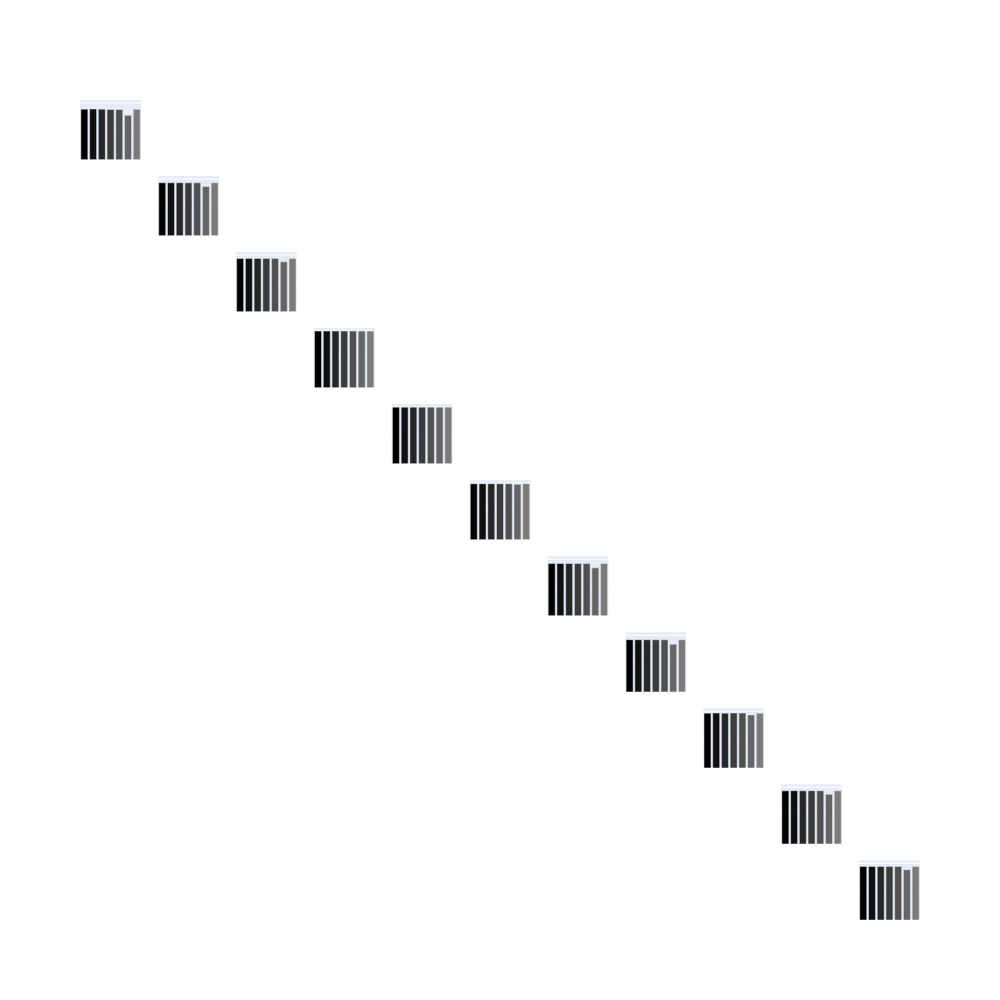

The code cell stored with this chart in its notebook:
### Code cell
fig = go.Figure()
fig = make_subplots(rows=11, cols=11, vertical_spacing=0.02, horizontal_spacing=0.02, shared_xaxes='all', shared_yaxes='all')

# define subplot size
fig.update_layout(width=1000, height=1000)

# iterate through rows and cols
for i in range(1, 12):
    fig.add_trace(go.Bar(x = df_perf_meta.columns, y = df_perf_meta.iloc[i-1], marker_color=px.colors.sequential.gray, 
                name = f'meta_model_{algo[i-1]}'), row=i, col=i)
    # remove legend and x axes labels
    fig.update_layout(showlegend=False)
    fig.update_xaxes(showticklabels=False)
    fig.update_yaxes(showticklabels=False)
    

fig.show()

### Figure 1 — Plotly figure (JSON) as saved in the notebook; plotly's stock layout.template omitted (floating-point values rounded to 4 significant figures)
{"data": [{"marker": {"color": ["rgb(0, 0, 0)", "rgb(16, 16, 16)", "rgb(38, 38, 38)", "rgb(59, 59, 59)", "rgb(81, 80, 80)", "rgb(102, 101, 101)", "rgb(124, 123, 122)", "rgb(146, 146, 145)", "rgb(171, 171, 170)", "rgb(197, 197, 195)", "rgb(224, 224, 223)", "rgb(254, 254, 253)"]}, "name": "meta_model_knn", "type": "bar", "x": ["mean_test_accuracy", "mean_test_precision_weighted", "mean_test_recall_weighted", "mean_test_roc_auc_ovo_weighted", "geometric_mean_score_weighted", "matthews_corrcoef", "f1_weighted"], "xaxis": "x", "y": [89.11, 89.41, 89.11, 88.58, 88.58, 78.24, 89.03], "yaxis": "y"}, {"marker": {"color": ["rgb(0, 0, 0)", "rgb(16, 16, 16)", "rgb(38, 38, 38)", "rgb(59, 59, 59)", "rgb(81, 80, 80)", "rgb(102, 101, 101)", "rgb(124, 123, 122)", "rgb(146, 146, 145)", "rgb(171, 171, 170)", "rgb(197, 197, 195)", "rgb(224, 224, 223)", "rgb(254, 254, 253)"]}, "name": "meta_model_svm", "type": "bar", "x": ["mean_test_accuracy", "mean_test_precision_weighted", "mean_test_recall_weighted", "mean_test_roc_auc_ovo_weighted", "geometric_mean_score_weighted", "matthews_corrcoef", "f1_weighted"], "xaxis": "x13", "y": [93.4, 93.4, 93.4, 93.29, 93.29, 86.68, 93.4], "yaxis": "y13"}, {"marker": {"color": ["rgb(0, 0, 0)", "rgb(16, 16, 16)", "rgb(38, 38, 38)", "rgb(59, 59, 59)", "rgb(81, 80, 80)", "rgb(102, 101, 101)", "rgb(124, 123, 122)", "rgb(146, 146, 145)", "rgb(171, 171, 170)", "rgb(197, 197, 195)", "rgb(224, 224, 223)", "rgb(254, 254, 253)"]}, "name": "meta_model_gnb", "type": "bar", "x": ["mean_test_accuracy", "mean_test_precision_weighted", "mean_test_recall_weighted", "mean_test_roc_auc_ovo_weighted", "geometric_mean_score_weighted", "matthews_corrcoef", "f1_weighted"], "xaxis": "x25", "y": [94.06, 94.07, 94.06, 94.07, 94.07, 88.05, 94.06], "yaxis": "y25"}, {"marker": {"color": ["rgb(0, 0, 0)", "rgb(16, 16, 16)", "rgb(38, 38, 38)", "rgb(59, 59, 59)", "rgb(81, 80, 80)", "rgb(102, 101, 101)", "rgb(124, 123, 122)", "rgb(146, 146, 145)", "rgb(171, 171, 170)", "rgb(197, 197, 195)", "rgb(224, 224, 223)", "rgb(254, 254, 253)"]}, "name": "meta_model_mlp", "type": "bar", "x": ["mean_test_accuracy", "mean_test_precision_weighted", "mean_test_recall_weighted", "mean_test_roc_auc_ovo_weighted", "geometric_mean_score_weighted", "matthews_corrcoef", "f1_weighted"], "xaxis": "x37", "y": [100, 100, 100, 100, 100, 100, 100], "yaxis": "y37"}, {"marker": {"color": ["rgb(0, 0, 0)", "rgb(16, 16, 16)", "rgb(38, 38, 38)", "rgb(59, 59, 59)", "rgb(81, 80, 80)", "rgb(102, 101, 101)", "rgb(124, 123, 122)", "rgb(146, 146, 145)", "rgb(171, 171, 170)", "rgb(197, 197, 195)", "rgb(224, 224, 223)", "rgb(254, 254, 253)"]}, "name": "meta_model_lr", "type": "bar", "x": ["mean_test_accuracy", "mean_test_precision_weighted", "mean_test_recall_weighted", "mean_test_roc_auc_ovo_weighted", "geometric_mean_score_weighted", "matthews_corrcoef", "f1_weighted"], "xaxis": "x49", "y": [100, 100, 100, 100, 100, 100, 100], "yaxis": "y49"}, {"marker": {"color": ["rgb(0, 0, 0)", "rgb(16, 16, 16)", "rgb(38, 38, 38)", "rgb(59, 59, 59)", "rgb(81, 80, 80)", "rgb(102, 101, 101)", "rgb(124, 123, 122)", "rgb(146, 146, 145)", "rgb(171, 171, 170)", "rgb(197, 197, 195)", "rgb(224, 224, 223)", "rgb(254, 254, 253)"]}, "name": "meta_model_lda", "type": "bar", "x": ["mean_test_accuracy", "mean_test_precision_weighted", "mean_test_recall_weighted", "mean_test_roc_auc_ovo_weighted", "geometric_mean_score_weighted", "matthews_corrcoef", "f1_weighted"], "xaxis": "x61", "y": [99.01, 99.01, 99.01, 98.97, 98.97, 98, 99.01], "yaxis": "y61"}, {"marker": {"color": ["rgb(0, 0, 0)", "rgb(16, 16, 16)", "rgb(38, 38, 38)", "rgb(59, 59, 59)", "rgb(81, 80, 80)", "rgb(102, 101, 101)", "rgb(124, 123, 122)", "rgb(146, 146, 145)", "rgb(171, 171, 170)", "rgb(197, 197, 195)", "rgb(224, 224, 223)", "rgb(254, 254, 253)"]}, "name": "meta_model_qda", "type": "bar", "x": ["mean_test_accuracy", "mean_test_precision_weighted", "mean_test_recall_weighted", "mean_test_roc_auc_ovo_weighted", "geometric_mean_score_weighted", "matthews_corrcoef", "f1_weighted"], "xaxis": "x73", "y": [92.41, 92.43, 92.41, 92.2, 92.2, 84.7, 92.4], "yaxis": "y73"}, {"marker": {"color": ["rgb(0, 0, 0)", "rgb(16, 16, 16)", "rgb(38, 38, 38)", "rgb(59, 59, 59)", "rgb(81, 80, 80)", "rgb(102, 101, 101)", "rgb(124, 123, 122)", "rgb(146, 146, 145)", "rgb(171, 171, 170)", "rgb(197, 197, 195)", "rgb(224, 224, 223)", "rgb(254, 254, 253)"]}, "name": "meta_model_rf", "type": "bar", "x": ["mean_test_accuracy", "mean_test_precision_weighted", "mean_test_recall_weighted", "mean_test_roc_auc_ovo_weighted", "geometric_mean_score_weighted", "matthews_corrcoef", "f1_weighted"], "xaxis": "x85", "y": [92.08, 92.08, 92.08, 92.02, 92.02, 84.03, 92.08], "yaxis": "y85"}, {"marker": {"color": ["rgb(0, 0, 0)", "rgb(16, 16, 16)", "rgb(38, 38, 38)", "rgb(59, 59, 59)", "rgb(81, 80, 80)", "rgb(102, 101, 101)", "rgb(124, 123, 122)", "rgb(146, 146, 145)", "rgb(171, 171, 170)", "rgb(197, 197, 195)", "rgb(224, 224, 223)", "rgb(254, 254, 253)"]}, "name": "meta_model_et", "type": "bar", "x": ["mean_test_accuracy", "mean_test_precision_weighted", "mean_test_recall_weighted", "mean_test_roc_auc_ovo_weighted", "geometric_mean_score_weighted", "matthews_corrcoef", "f1_weighted"], "xaxis": "x97", "y": [96.7, 96.85, 96.7, 96.91, 96.91, 93.51, 96.71], "yaxis": "y97"}, {"marker": {"color": ["rgb(0, 0, 0)", "rgb(16, 16, 16)", "rgb(38, 38, 38)", "rgb(59, 59, 59)", "rgb(81, 80, 80)", "rgb(102, 101, 101)", "rgb(124, 123, 122)", "rgb(146, 146, 145)", "rgb(171, 171, 170)", "rgb(197, 197, 195)", "rgb(224, 224, 223)", "rgb(254, 254, 253)"]}, "name": "meta_model_ab", "type": "bar", "x": ["mean_test_accuracy", "mean_test_precision_weighted", "mean_test_recall_weighted", "mean_test_roc_auc_ovo_weighted", "geometric_mean_score_weighted", "matthews_corrcoef", "f1_weighted"], "xaxis": "x109", "y": [93.73, 94.1, 93.73, 94.06, 94.06, 87.78, 93.74], "yaxis": "y109"}, {"marker": {"color": ["rgb(0, 0, 0)", "rgb(16, 16, 16)", "rgb(38, 38, 38)", "rgb(59, 59, 59)", "rgb(81, 80, 80)", "rgb(102, 101, 101)", "rgb(124, 123, 122)", "rgb(146, 146, 145)", "rgb(171, 171, 170)", "rgb(197, 197, 195)", "rgb(224, 224, 223)", "rgb(254, 254, 253)"]}, "name": "meta_model_gb", "type": "bar", "x": ["mean_test_accuracy", "mean_test_precision_weighted", "mean_test_recall_weighted", "mean_test_roc_auc_ovo_weighted", "geometric_mean_score_weighted", "matthews_corrcoef", "f1_weighted"], "xaxis": "x121", "y": [94.39, 94.39, 94.39, 94.31, 94.31, 88.68, 94.39], "yaxis": "y121"}], "layout": {"height": 1000, "showlegend": false, "width": 1000, "xaxis": {"anchor": "y", "domain": [0, 0.07273], "matches": "x111", "showticklabels": false}, "xaxis10": {"anchor": "y10", "domain": [0.8345, 0.9073], "matches": "x111", "showticklabels": false}, "xaxis100": {"anchor": "y100", "domain": [0, 0.07273], "matches": "x111", "showticklabels": false}, "xaxis101": {"anchor": "y101", "domain": [0.09273, 0.1655], "matches": "x111", "showticklabels": false}, "xaxis102": {"anchor": "y102", "domain": [0.1855, 0.2582], "matches": "x111", "showticklabels": false}, "xaxis103": {"anchor": "y103", "domain": [0.2782, 0.3509], "matches": "x111", "showticklabels": false}, "xaxis104": {"anchor": "y104", "domain": [0.3709, 0.4436], "matches": "x111", "showticklabels": false}, "xaxis105": {"anchor": "y105", "domain": [0.4636, 0.5364], "matches": "x111", "showticklabels": false}, "xaxis106": {"anchor": "y106", "domain": [0.5564, 0.6291], "matches": "x111", "showticklabels": false}, "xaxis107": {"anchor": "y107", "domain": [0.6491, 0.7218], "matches": "x111", "showticklabels": false}, "xaxis108": {"anchor": "y108", "domain": [0.7418, 0.8145], "matches": "x111", "showticklabels": false}, "xaxis109": {"anchor": "y109", "domain": [0.8345, 0.9073], "matches": "x111", "showticklabels": false}, "xaxis11": {"anchor": "y11", "domain": [0.9273, 1], "matches": "x111", "showticklabels": false}, "xaxis110": {"anchor": "y110", "domain": [0.9273, 1], "matches": "x111", "showticklabels": false}, "xaxis111": {"anchor": "y111", "domain": [0, 0.07273], "showticklabels": false}, "xaxis112": {"anchor": "y112", "domain": [0.09273, 0.1655], "matches": "x111", "showticklabels": false}, "xaxis113": {"anchor": "y113", "domain": [0.1855, 0.2582], "matches": "x111", "showticklabels": false}, "xaxis114": {"anchor": "y114", "domain": [0.2782, 0.3509], "matches": "x111", "showticklabels": false}, "xaxis115": {"anchor": "y115", "domain": [0.3709, 0.4436], "matches": "x111", "showticklabels": false}, "xaxis116": {"anchor": "y116", "domain": [0.4636, 0.5364], "matches": "x111", "showticklabels": false}, "xaxis117": {"anchor": "y117", "domain": [0.5564, 0.6291], "matches": "x111", "showticklabels": false}, "xaxis118": {"anchor": "y118", "domain": [0.6491, 0.7218], "matches": "x111", "showticklabels": false}, "xaxis119": {"anchor": "y119", "domain": [0.7418, 0.8145], "matches": "x111", "showticklabels": false}, "xaxis12": {"anchor": "y12", "domain": [0, 0.07273], "matches": "x111", "showticklabels": false}, "xaxis120": {"anchor": "y120", "domain": [0.8345, 0.9073], "matches": "x111", "showticklabels": false}, "xaxis121": {"anchor": "y121", "domain": [0.9273, 1], "matches": "x111", "showticklabels": false}, "xaxis13": {"anchor": "y13", "domain": [0.09273, 0.1655], "matches": "x111", "showticklabels": false}, "xaxis14": {"anchor": "y14", "domain": [0.1855, 0.2582], "matches": "x111", "showticklabels": false}, "xaxis15": {"anchor": "y15", "domain": [0.2782, 0.3509], "matches": "x111", "showticklabels": false}, "xaxis16": {"anchor": "y16", "domain": [0.3709, 0.4436], "matches": "x111", "showticklabels": false}, "xaxis17": {"anchor": "y17", "domain": [0.4636, 0.5364], "matches": "x111", "showticklabels": false}, "xaxis18": {"anchor": "y18", "domain": [0.5564, 0.6291], "matches": "x111", "showticklabels": false}, "xaxis19": {"anchor": "y19", "domain": [0.6491, 0.7218], "matches": "x111", "showticklabels": false}, "xaxis2": {"anchor": "y2", "domain": [0.09273, 0.1655], "matches": "x111", "showticklabels": false}, "xaxis20": {"anchor": "y20", "domain": [0.7418, 0.8145], "matches": "x111", "showticklabels": false}, "xaxis21": {"anchor": "y21", "domain": [0.8345, 0.9073], "matches": "x111", "showticklabels": false}, "xaxis22": {"anchor": "y22", "domain": [0.9273, 1], "matches": "x111", "showticklabels": false}, "xaxis23": {"anchor": "y23", "domain": [0, 0.07273], "matches": "x111", "showticklabels": false}, "xaxis24": {"anchor": "y24", "domain": [0.09273, 0.1655], "matches": "x111", "showticklabels": false}, "xaxis25": {"anchor": "y25", "domain": [0.1855, 0.2582], "matches": "x111", "showticklabels": false}, "xaxis26": {"anchor": "y26", "domain": [0.2782, 0.3509], "matches": "x111", "showticklabels": false}, "xaxis27": {"anchor": "y27", "domain": [0.3709, 0.4436], "matches": "x111", "showticklabels": false}, "xaxis28": {"anchor": "y28", "domain": [0.4636, 0.5364], "matches": "x111", "showticklabels": false}, "xaxis29": {"anchor": "y29", "domain": [0.5564, 0.6291], "matches": "x111", "showticklabels": false}, "xaxis3": {"anchor": "y3", "domain": [0.1855, 0.2582], "matches": "x111", "showticklabels": false}, "xaxis30": {"anchor": "y30", "domain": [0.6491, 0.7218], "matches": "x111", "showticklabels": false}, "xaxis31": {"anchor": "y31", "domain": [0.7418, 0.8145], "matches": "x111", "showticklabels": false}, "xaxis32": {"anchor": "y32", "domain": [0.8345, 0.9073], "matches": "x111", "showticklabels": false}, "xaxis33": {"anchor": "y33", "domain": [0.9273, 1], "matches": "x111", "showticklabels": false}, "xaxis34": {"anchor": "y34", "domain": [0, 0.07273], "matches": "x111", "showticklabels": false}, "xaxis35": {"anchor": "y35", "domain": [0.09273, 0.1655], "matches": "x111", "showticklabels": false}, "xaxis36": {"anchor": "y36", "domain": [0.1855, 0.2582], "matches": "x111", "showticklabels": false}, "xaxis37": {"anchor": "y37", "domain": [0.2782, 0.3509], "matches": "x111", "showticklabels": false}, "xaxis38": {"anchor": "y38", "domain": [0.3709, 0.4436], "matches": "x111", "showticklabels": false}, "xaxis39": {"anchor": "y39", "domain": [0.4636, 0.5364], "matches": "x111", "showticklabels": false}, "xaxis4": {"anchor": "y4", "domain": [0.2782, 0.3509], "matches": "x111", "showticklabels": false}, "xaxis40": {"anchor": "y40", "domain": [0.5564, 0.6291], "matches": "x111", "showticklabels": false}, "xaxis41": {"anchor": "y41", "domain": [0.6491, 0.7218], "matches": "x111", "showticklabels": false}, "xaxis42": {"anchor": "y42", "domain": [0.7418, 0.8145], "matches": "x111", "showticklabels": false}, "xaxis43": {"anchor": "y43", "domain": [0.8345, 0.9073], "matches": "x111", "showticklabels": false}, "xaxis44": {"anchor": "y44", "domain": [0.9273, 1], "matches": "x111", "showticklabels": false}, "xaxis45": {"anchor": "y45", "domain": [0, 0.07273], "matches": "x111", "showticklabels": false}, "xaxis46": {"anchor": "y46", "domain": [0.09273, 0.1655], "matches": "x111", "showticklabels": false}, "xaxis47": {"anchor": "y47", "domain": [0.1855, 0.2582], "matches": "x111", "showticklabels": false}, "xaxis48": {"anchor": "y48", "domain": [0.2782, 0.3509], "matches": "x111", "showticklabels": false}, "xaxis49": {"anchor": "y49", "domain": [0.3709, 0.4436], "matches": "x111", "showticklabels": false}, "xaxis5": {"anchor": "y5", "domain": [0.3709, 0.4436], "matches": "x111", "showticklabels": false}, "xaxis50": {"anchor": "y50", "domain": [0.4636, 0.5364], "matches": "x111", "showticklabels": false}, "xaxis51": {"anchor": "y51", "domain": [0.5564, 0.6291], "matches": "x111", "showticklabels": false}, "xaxis52": {"anchor": "y52", "domain": [0.6491, 0.7218], "matches": "x111", "showticklabels": false}, "xaxis53": {"anchor": "y53", "domain": [0.7418, 0.8145], "matches": "x111", "showticklabels": false}, "xaxis54": {"anchor": "y54", "domain": [0.8345, 0.9073], "matches": "x111", "showticklabels": false}, "xaxis55": {"anchor": "y55", "domain": [0.9273, 1], "matches": "x111", "showticklabels": false}, "xaxis56": {"anchor": "y56", "domain": [0, 0.07273], "matches": "x111", "showticklabels": false}, "xaxis57": {"anchor": "y57", "domain": [0.09273, 0.1655], "matches": "x111", "showticklabels": false}, "xaxis58": {"anchor": "y58", "domain": [0.1855, 0.2582], "matches": "x111", "showticklabels": false}, "xaxis59": {"anchor": "y59", "domain": [0.2782, 0.3509], "matches": "x111", "showticklabels": false}, "xaxis6": {"anchor": "y6", "domain": [0.4636, 0.5364], "matches": "x111", "showticklabels": false}, "xaxis60": {"anchor": "y60", "domain": [0.3709, 0.4436], "matches": "x111", "showticklabels": false}, "xaxis61": {"anchor": "y61", "domain": [0.4636, 0.5364], "matches": "x111", "showticklabels": false}, "xaxis62": {"anchor": "y62", "domain": [0.5564, 0.6291], "matches": "x111", "showticklabels": false}, "xaxis63": {"anchor": "y63", "domain": [0.6491, 0.7218], "matches": "x111", "showticklabels": false}, "xaxis64": {"anchor": "y64", "domain": [0.7418, 0.8145], "matches": "x111", "showticklabels": false}, "xaxis65": {"anchor": "y65", "domain": [0.8345, 0.9073], "matches": "x111", "showticklabels": false}, "xaxis66": {"anchor": "y66", "domain": [0.9273, 1], "matches": "x111", "showticklabels": false}, "xaxis67": {"anchor": "y67", "domain": [0, 0.07273], "matches": "x111", "showticklabels": false}, "xaxis68": {"anchor": "y68", "domain": [0.09273, 0.1655], "matches": "x111", "showticklabels": false}, "xaxis69": {"anchor": "y69", "domain": [0.1855, 0.2582], "matches": "x111", "showticklabels": false}, "xaxis7": {"anchor": "y7", "domain": [0.5564, 0.6291], "matches": "x111", "showticklabels": false}, "xaxis70": {"anchor": "y70", "domain": [0.2782, 0.3509], "matches": "x111", "showticklabels": false}, "xaxis71": {"anchor": "y71", "domain": [0.3709, 0.4436], "matches": "x111", "showticklabels": false}, "xaxis72": {"anchor": "y72", "domain": [0.4636, 0.5364], "matches": "x111", "showticklabels": false}, "xaxis73": {"anchor": "y73", "domain": [0.5564, 0.6291], "matches": "x111", "showticklabels": false}, "xaxis74": {"anchor": "y74", "domain": [0.6491, 0.7218], "matches": "x111", "showticklabels": false}, "xaxis75": {"anchor": "y75", "domain": [0.7418, 0.8145], "matches": "x111", "showticklabels": false}, "xaxis76": {"anchor": "y76", "domain": [0.8345, 0.9073], "matches": "x111", "showticklabels": false}, "xaxis77": {"anchor": "y77", "domain": [0.9273, 1], "matches": "x111", "showticklabels": false}, "xaxis78": {"anchor": "y78", "domain": [0, 0.07273], "matches": "x111", "showticklabels": false}, "xaxis79": {"anchor": "y79", "domain": [0.09273, 0.1655], "matches": "x111", "showticklabels": false}, "xaxis8": {"anchor": "y8", "domain": [0.6491, 0.7218], "matches": "x111", "showticklabels": false}, "xaxis80": {"anchor": "y80", "domain": [0.1855, 0.2582], "matches": "x111", "showticklabels": false}, "xaxis81": {"anchor": "y81", "domain": [0.2782, 0.3509], "matches": "x111", "showticklabels": false}, "xaxis82": {"anchor": "y82", "domain": [0.3709, 0.4436], "matches": "x111", "showticklabels": false}, "xaxis83": {"anchor": "y83", "domain": [0.4636, 0.5364], "matches": "x111", "showticklabels": false}, "xaxis84": {"anchor": "y84", "domain": [0.5564, 0.6291], "matches": "x111", "showticklabels": false}, "xaxis85": {"anchor": "y85", "domain": [0.6491, 0.7218], "matches": "x111", "showticklabels": false}, "xaxis86": {"anchor": "y86", "domain": [0.7418, 0.8145], "matches": "x111", "showticklabels": false}, "xaxis87": {"anchor": "y87", "domain": [0.8345, 0.9073], "matches": "x111", "showticklabels": false}, "xaxis88": {"anchor": "y88", "domain": [0.9273, 1], "matches": "x111", "showticklabels": false}, "xaxis89": {"anchor": "y89", "domain": [0, 0.07273], "matches": "x111", "showticklabels": false}, "xaxis9": {"anchor": "y9", "domain": [0.7418, 0.8145], "matches": "x111", "showticklabels": false}, "xaxis90": {"anchor": "y90", "domain": [0.09273, 0.1655], "matches": "x111", "showticklabels": false}, "xaxis91": {"anchor": "y91", "domain": [0.1855, 0.2582], "matches": "x111", "showticklabels": false}, "xaxis92": {"anchor": "y92", "domain": [0.2782, 0.3509], "matches": "x111", "showticklabels": false}, "xaxis93": {"anchor": "y93", "domain": [0.3709, 0.4436], "matches": "x111", "showticklabels": false}, "xaxis94": {"anchor": "y94", "domain": [0.4636, 0.5364], "matches": "x111", "showticklabels": false}, "xaxis95": {"anchor": "y95", "domain": [0.5564, 0.6291], "matches": "x111", "showticklabels": false}, "xaxis96": {"anchor": "y96", "domain": [0.6491, 0.7218], "matches": "x111", "showticklabels": false}, "xaxis97": {"anchor": "y97", "domain": [0.7418, 0.8145], "matches": "x111", "showticklabels": false}, "xaxis98": {"anchor": "y98", "domain": [0.8345, 0.9073], "matches": "x111", "showticklabels": false}, "xaxis99": {"anchor": "y99", "domain": [0.9273, 1], "matches": "x111", "showticklabels": false}, "yaxis": {"anchor": "x", "domain": [0.9273, 1], "matches": "y111", "showticklabels": false}, "yaxis10": {"anchor": "x10", "domain": [0.9273, 1], "matches": "y111", "showticklabels": false}, "yaxis100": {"anchor": "x100", "domain": [0.09273, 0.1655], "matches": "y111", "showticklabels": false}, "yaxis101": {"anchor": "x101", "domain": [0.09273, 0.1655], "matches": "y111", "showticklabels": false}, "yaxis102": {"anchor": "x102", "domain": [0.09273, 0.1655], "matches": "y111", "showticklabels": false}, "yaxis103": {"anchor": "x103", "domain": [0.09273, 0.1655], "matches": "y111", "showticklabels": false}, "yaxis104": {"anchor": "x104", "domain": [0.09273, 0.1655], "matches": "y111", "showticklabels": false}, "yaxis105": {"anchor": "x105", "domain": [0.09273, 0.1655], "matches": "y111", "showticklabels": false}, "yaxis106": {"anchor": "x106", "domain": [0.09273, 0.1655], "matches": "y111", "showticklabels": false}, "yaxis107": {"anchor": "x107", "domain": [0.09273, 0.1655], "matches": "y111", "showticklabels": false}, "yaxis108": {"anchor": "x108", "domain": [0.09273, 0.1655], "matches": "y111", "showticklabels": false}, "yaxis109": {"anchor": "x109", "domain": [0.09273, 0.1655], "matches": "y111", "showticklabels": false}, "yaxis11": {"anchor": "x11", "domain": [0.9273, 1], "matches": "y111", "showticklabels": false}, "yaxis110": {"anchor": "x110", "domain": [0.09273, 0.1655], "matches": "y111", "showticklabels": false}, "yaxis111": {"anchor": "x111", "domain": [0, 0.07273], "showticklabels": false}, "yaxis112": {"anchor": "x112", "domain": [0, 0.07273], "matches": "y111", "showticklabels": false}, "yaxis113": {"anchor": "x113", "domain": [0, 0.07273], "matches": "y111", "showticklabels": false}, "yaxis114": {"anchor": "x114", "domain": [0, 0.07273], "matches": "y111", "showticklabels": false}, "yaxis115": {"anchor": "x115", "domain": [0, 0.07273], "matches": "y111", "showticklabels": false}, "yaxis116": {"anchor": "x116", "domain": [0, 0.07273], "matches": "y111", "showticklabels": false}, "yaxis117": {"anchor": "x117", "domain": [0, 0.07273], "matches": "y111", "showticklabels": false}, "yaxis118": {"anchor": "x118", "domain": [0, 0.07273], "matches": "y111", "showticklabels": false}, "yaxis119": {"anchor": "x119", "domain": [0, 0.07273], "matches": "y111", "showticklabels": false}, "yaxis12": {"anchor": "x12", "domain": [0.8345, 0.9073], "matches": "y111", "showticklabels": false}, "yaxis120": {"anchor": "x120", "domain": [0, 0.07273], "matches": "y111", "showticklabels": false}, "yaxis121": {"anchor": "x121", "domain": [0, 0.07273], "matches": "y111", "showticklabels": false}, "yaxis13": {"anchor": "x13", "domain": [0.8345, 0.9073], "matches": "y111", "showticklabels": false}, "yaxis14": {"anchor": "x14", "domain": [0.8345, 0.9073], "matches": "y111", "showticklabels": false}, "yaxis15": {"anchor": "x15", "domain": [0.8345, 0.9073], "matches": "y111", "showticklabels": false}, "yaxis16": {"anchor": "x16", "domain": [0.8345, 0.9073], "matches": "y111", "showticklabels": false}, "yaxis17": {"anchor": "x17", "domain": [0.8345, 0.9073], "matches": "y111", "showticklabels": false}, "yaxis18": {"anchor": "x18", "domain": [0.8345, 0.9073], "matches": "y111", "showticklabels": false}, "yaxis19": {"anchor": "x19", "domain": [0.8345, 0.9073], "matches": "y111", "showticklabels": false}, "yaxis2": {"anchor": "x2", "domain": [0.9273, 1], "matches": "y111", "showticklabels": false}, "yaxis20": {"anchor": "x20", "domain": [0.8345, 0.9073], "matches": "y111", "showticklabels": false}, "yaxis21": {"anchor": "x21", "domain": [0.8345, 0.9073], "matches": "y111", "showticklabels": false}, "yaxis22": {"anchor": "x22", "domain": [0.8345, 0.9073], "matches": "y111", "showticklabels": false}, "yaxis23": {"anchor": "x23", "domain": [0.7418, 0.8145], "matches": "y111", "showticklabels": false}, "yaxis24": {"anchor": "x24", "domain": [0.7418, 0.8145], "matches": "y111", "showticklabels": false}, "yaxis25": {"anchor": "x25", "domain": [0.7418, 0.8145], "matches": "y111", "showticklabels": false}, "yaxis26": {"anchor": "x26", "domain": [0.7418, 0.8145], "matches": "y111", "showticklabels": false}, "yaxis27": {"anchor": "x27", "domain": [0.7418, 0.8145], "matches": "y111", "showticklabels": false}, "yaxis28": {"anchor": "x28", "domain": [0.7418, 0.8145], "matches": "y111", "showticklabels": false}, "yaxis29": {"anchor": "x29", "domain": [0.7418, 0.8145], "matches": "y111", "showticklabels": false}, "yaxis3": {"anchor": "x3", "domain": [0.9273, 1], "matches": "y111", "showticklabels": false}, "yaxis30": {"anchor": "x30", "domain": [0.7418, 0.8145], "matches": "y111", "showticklabels": false}, "yaxis31": {"anchor": "x31", "domain": [0.7418, 0.8145], "matches": "y111", "showticklabels": false}, "yaxis32": {"anchor": "x32", "domain": [0.7418, 0.8145], "matches": "y111", "showticklabels": false}, "yaxis33": {"anchor": "x33", "domain": [0.7418, 0.8145], "matches": "y111", "showticklabels": false}, "yaxis34": {"anchor": "x34", "domain": [0.6491, 0.7218], "matches": "y111", "showticklabels": false}, "yaxis35": {"anchor": "x35", "domain": [0.6491, 0.7218], "matches": "y111", "showticklabels": false}, "yaxis36": {"anchor": "x36", "domain": [0.6491, 0.7218], "matches": "y111", "showticklabels": false}, "yaxis37": {"anchor": "x37", "domain": [0.6491, 0.7218], "matches": "y111", "showticklabels": false}, "yaxis38": {"anchor": "x38", "domain": [0.6491, 0.7218], "matches": "y111", "showticklabels": false}, "yaxis39": {"anchor": "x39", "domain": [0.6491, 0.7218], "matches": "y111", "showticklabels": false}, "yaxis4": {"anchor": "x4", "domain": [0.9273, 1], "matches": "y111", "showticklabels": false}, "yaxis40": {"anchor": "x40", "domain": [0.6491, 0.7218], "matches": "y111", "showticklabels": false}, "yaxis41": {"anchor": "x41", "domain": [0.6491, 0.7218], "matches": "y111", "showticklabels": false}, "yaxis42": {"anchor": "x42", "domain": [0.6491, 0.7218], "matches": "y111", "showticklabels": false}, "yaxis43": {"anchor": "x43", "domain": [0.6491, 0.7218], "matches": "y111", "showticklabels": false}, "yaxis44": {"anchor": "x44", "domain": [0.6491, 0.7218], "matches": "y111", "showticklabels": false}, "yaxis45": {"anchor": "x45", "domain": [0.5564, 0.6291], "matches": "y111", "showticklabels": false}, "yaxis46": {"anchor": "x46", "domain": [0.5564, 0.6291], "matches": "y111", "showticklabels": false}, "yaxis47": {"anchor": "x47", "domain": [0.5564, 0.6291], "matches": "y111", "showticklabels": false}, "yaxis48": {"anchor": "x48", "domain": [0.5564, 0.6291], "matches": "y111", "showticklabels": false}, "yaxis49": {"anchor": "x49", "domain": [0.5564, 0.6291], "matches": "y111", "showticklabels": false}, "yaxis5": {"anchor": "x5", "domain": [0.9273, 1], "matches": "y111", "showticklabels": false}, "yaxis50": {"anchor": "x50", "domain": [0.5564, 0.6291], "matches": "y111", "showticklabels": false}, "yaxis51": {"anchor": "x51", "domain": [0.5564, 0.6291], "matches": "y111", "showticklabels": false}, "yaxis52": {"anchor": "x52", "domain": [0.5564, 0.6291], "matches": "y111", "showticklabels": false}, "yaxis53": {"anchor": "x53", "domain": [0.5564, 0.6291], "matches": "y111", "showticklabels": false}, "yaxis54": {"anchor": "x54", "domain": [0.5564, 0.6291], "matches": "y111", "showticklabels": false}, "yaxis55": {"anchor": "x55", "domain": [0.5564, 0.6291], "matches": "y111", "showticklabels": false}, "yaxis56": {"anchor": "x56", "domain": [0.4636, 0.5364], "matches": "y111", "showticklabels": false}, "yaxis57": {"anchor": "x57", "domain": [0.4636, 0.5364], "matches": "y111", "showticklabels": false}, "yaxis58": {"anchor": "x58", "domain": [0.4636, 0.5364], "matches": "y111", "showticklabels": false}, "yaxis59": {"anchor": "x59", "domain": [0.4636, 0.5364], "matches": "y111", "showticklabels": false}, "yaxis6": {"anchor": "x6", "domain": [0.9273, 1], "matches": "y111", "showticklabels": false}, "yaxis60": {"anchor": "x60", "domain": [0.4636, 0.5364], "matches": "y111", "showticklabels": false}, "yaxis61": {"anchor": "x61", "domain": [0.4636, 0.5364], "matches": "y111", "showticklabels": false}, "yaxis62": {"anchor": "x62", "domain": [0.4636, 0.5364], "matches": "y111", "showticklabels": false}, "yaxis63": {"anchor": "x63", "domain": [0.4636, 0.5364], "matches": "y111", "showticklabels": false}, "yaxis64": {"anchor": "x64", "domain": [0.4636, 0.5364], "matches": "y111", "showticklabels": false}, "yaxis65": {"anchor": "x65", "domain": [0.4636, 0.5364], "matches": "y111", "showticklabels": false}, "yaxis66": {"anchor": "x66", "domain": [0.4636, 0.5364], "matches": "y111", "showticklabels": false}, "yaxis67": {"anchor": "x67", "domain": [0.3709, 0.4436], "matches": "y111", "showticklabels": false}, "yaxis68": {"anchor": "x68", "domain": [0.3709, 0.4436], "matches": "y111", "showticklabels": false}, "yaxis69": {"anchor": "x69", "domain": [0.3709, 0.4436], "matches": "y111", "showticklabels": false}, "yaxis7": {"anchor": "x7", "domain": [0.9273, 1], "matches": "y111", "showticklabels": false}, "yaxis70": {"anchor": "x70", "domain": [0.3709, 0.4436], "matches": "y111", "showticklabels": false}, "yaxis71": {"anchor": "x71", "domain": [0.3709, 0.4436], "matches": "y111", "showticklabels": false}, "yaxis72": {"anchor": "x72", "domain": [0.3709, 0.4436], "matches": "y111", "showticklabels": false}, "yaxis73": {"anchor": "x73", "domain": [0.3709, 0.4436], "matches": "y111", "showticklabels": false}, "yaxis74": {"anchor": "x74", "domain": [0.3709, 0.4436], "matches": "y111", "showticklabels": false}, "yaxis75": {"anchor": "x75", "domain": [0.3709, 0.4436], "matches": "y111", "showticklabels": false}, "yaxis76": {"anchor": "x76", "domain": [0.3709, 0.4436], "matches": "y111", "showticklabels": false}, "yaxis77": {"anchor": "x77", "domain": [0.3709, 0.4436], "matches": "y111", "showticklabels": false}, "yaxis78": {"anchor": "x78", "domain": [0.2782, 0.3509], "matches": "y111", "showticklabels": false}, "yaxis79": {"anchor": "x79", "domain": [0.2782, 0.3509], "matches": "y111", "showticklabels": false}, "yaxis8": {"anchor": "x8", "domain": [0.9273, 1], "matches": "y111", "showticklabels": false}, "yaxis80": {"anchor": "x80", "domain": [0.2782, 0.3509], "matches": "y111", "showticklabels": false}, "yaxis81": {"anchor": "x81", "domain": [0.2782, 0.3509], "matches": "y111", "showticklabels": false}, "yaxis82": {"anchor": "x82", "domain": [0.2782, 0.3509], "matches": "y111", "showticklabels": false}, "yaxis83": {"anchor": "x83", "domain": [0.2782, 0.3509], "matches": "y111", "showticklabels": false}, "yaxis84": {"anchor": "x84", "domain": [0.2782, 0.3509], "matches": "y111", "showticklabels": false}, "yaxis85": {"anchor": "x85", "domain": [0.2782, 0.3509], "matches": "y111", "showticklabels": false}, "yaxis86": {"anchor": "x86", "domain": [0.2782, 0.3509], "matches": "y111", "showticklabels": false}, "yaxis87": {"anchor": "x87", "domain": [0.2782, 0.3509], "matches": "y111", "showticklabels": false}, "yaxis88": {"anchor": "x88", "domain": [0.2782, 0.3509], "matches": "y111", "showticklabels": false}, "yaxis89": {"anchor": "x89", "domain": [0.1855, 0.2582], "matches": "y111", "showticklabels": false}, "yaxis9": {"anchor": "x9", "domain": [0.9273, 1], "matches": "y111", "showticklabels": false}, "yaxis90": {"anchor": "x90", "domain": [0.1855, 0.2582], "matches": "y111", "showticklabels": false}, "yaxis91": {"anchor": "x91", "domain": [0.1855, 0.2582], "matches": "y111", "showticklabels": false}, "yaxis92": {"anchor": "x92", "domain": [0.1855, 0.2582], "matches": "y111", "showticklabels": false}, "yaxis93": {"anchor": "x93", "domain": [0.1855, 0.2582], "matches": "y111", "showticklabels": false}, "yaxis94": {"anchor": "x94", "domain": [0.1855, 0.2582], "matches": "y111", "showticklabels": false}, "yaxis95": {"anchor": "x95", "domain": [0.1855, 0.2582], "matches": "y111", "showticklabels": false}, "yaxis96": {"anchor": "x96", "domain": [0.1855, 0.2582], "matches": "y111", "showticklabels": false}, "yaxis97": {"anchor": "x97", "domain": [0.1855, 0.2582], "matches": "y111", "showticklabels": false}, "yaxis98": {"anchor": "x98", "domain": [0.1855, 0.2582], "matches": "y111", "showticklabels": false}, "yaxis99": {"anchor": "x99", "domain": [0.1855, 0.2582], "matches": "y111", "showticklabels": false}}}
